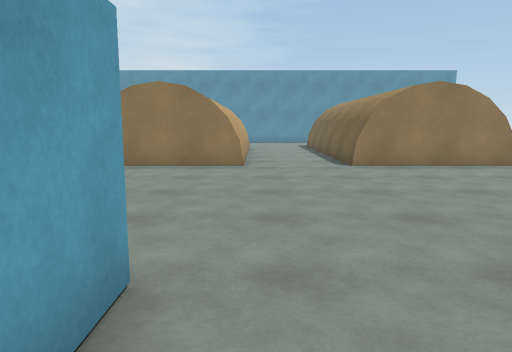
[1] (above)

21 first-person views from a walk through a Unity game level. The camera is 1.3 m above the floor, tilts 8° down and sees 70° across. The floor is counted in squares, 1 m on a side. Each view is taken from the middle of a square. On the plan, view 1 faces up. The plan holds only what a view shows up to about 15 squares ahead; the rest is blank. The player character is not drawn. Some animated figures are not drawn.

[2]
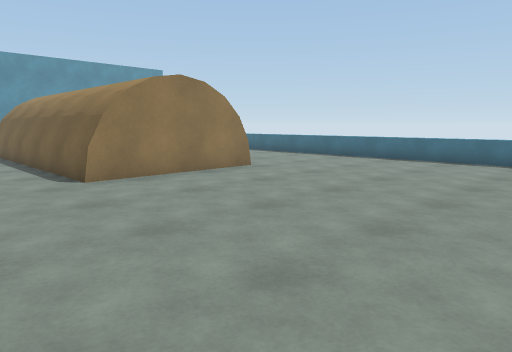

[3]
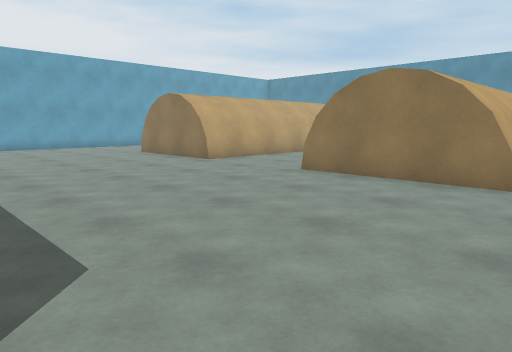

[4]
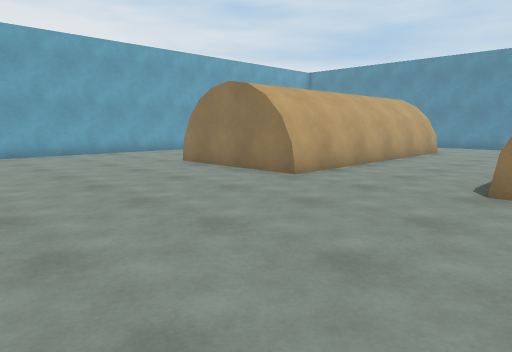

[5]
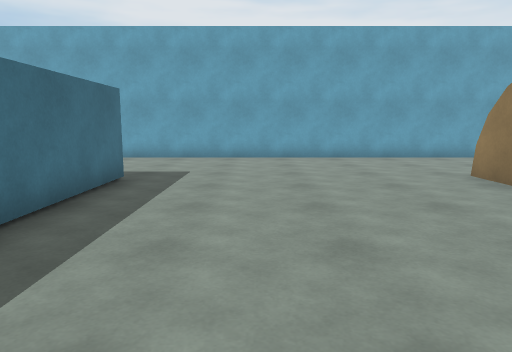

[6]
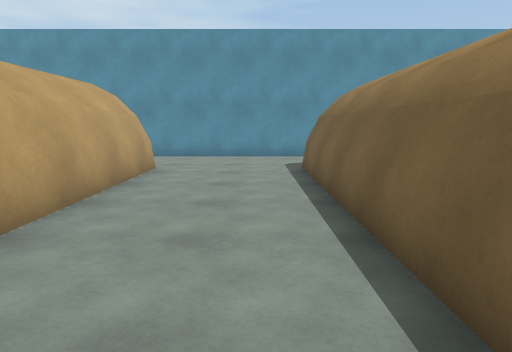

[7]
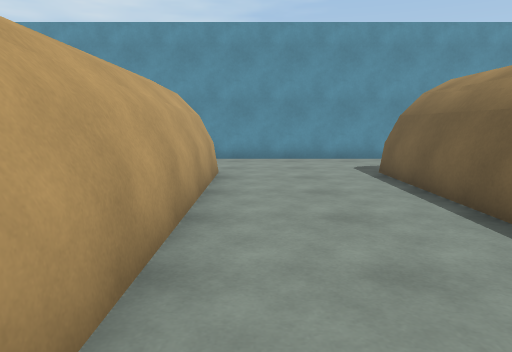

[8]
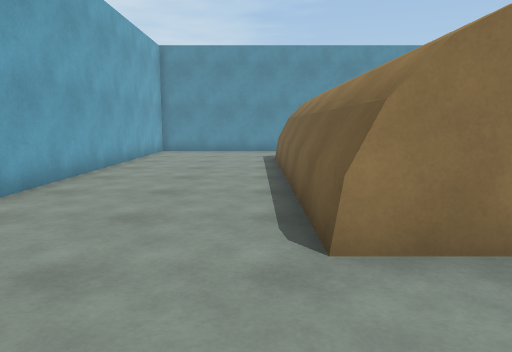

[9]
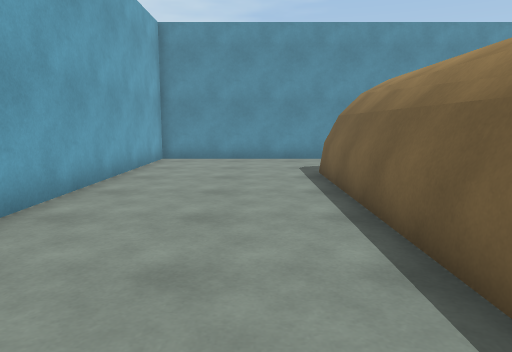

[10]
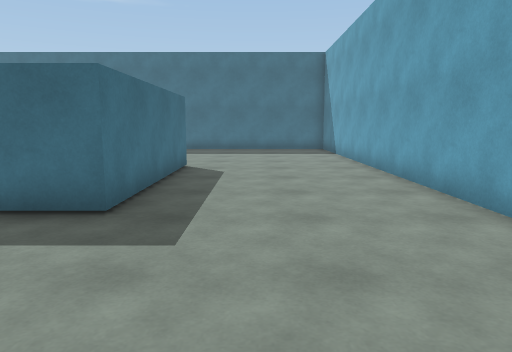

[11]
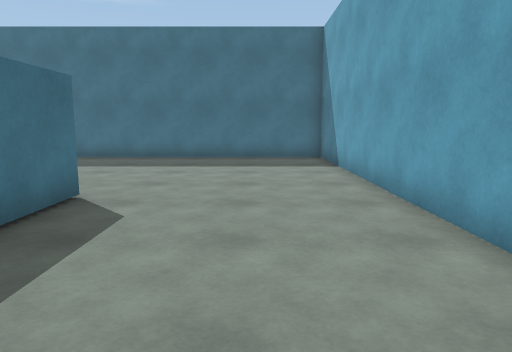

[12]
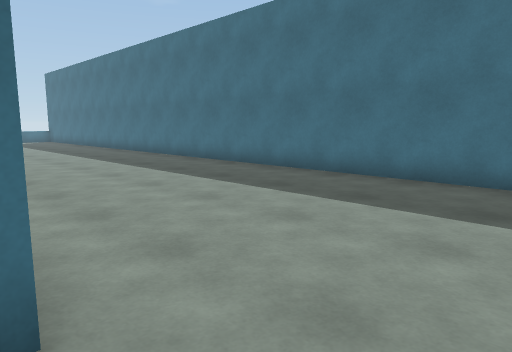

[13]
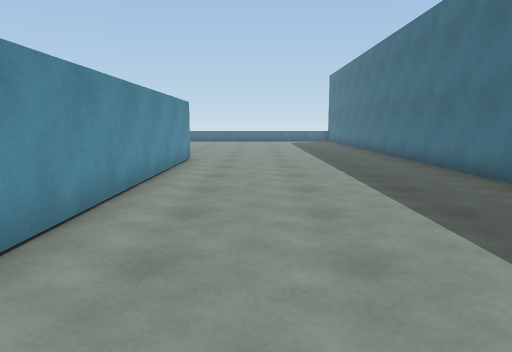

[14]
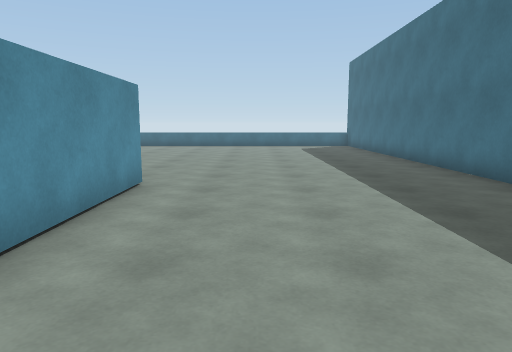

[15]
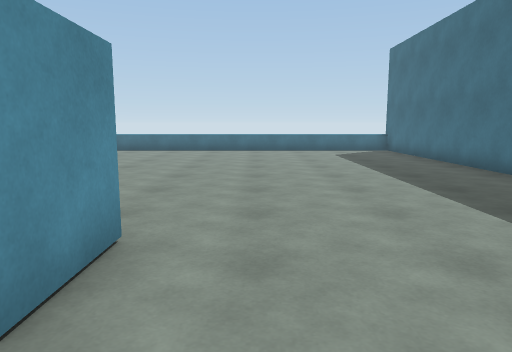

[16]
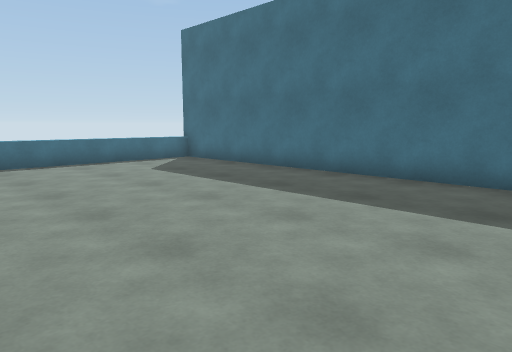

[17]
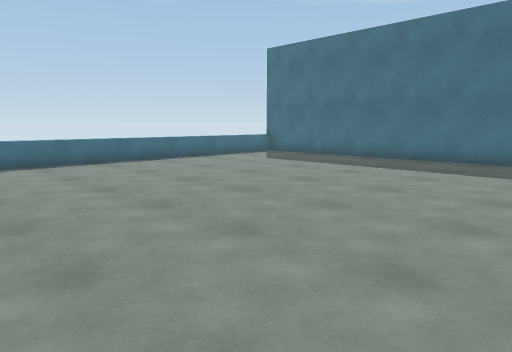

[18]
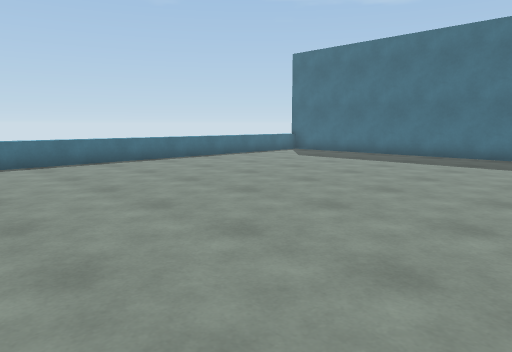

[19]
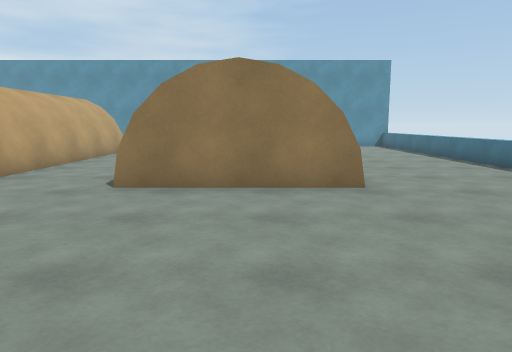

[20]
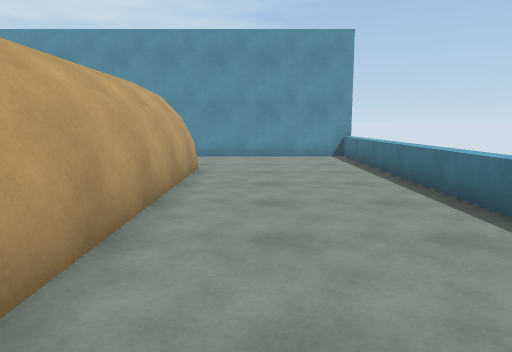

[21]
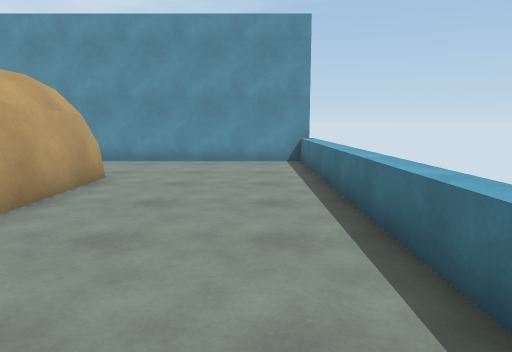

### Floor plan
Key: @ floor where view 1 was taken; # wall or solid block; . floor; ^ raised ledge.
Columns run from 21 left of view 1 to 14 right of it. Each row starts with its distance up from view 1.
 26 ##################         #########
 25 #......   .......           .......^
 24 #......    ......           .......^
 23 #......    ......            ......^
 22 #.....#   ##....#            #.....^
 21 #.....#   ##....#       #    #.....^
 20 #.....#   ##....#       ##   #.....^
 19 #.....#   ##....#   #.  ##   #.....^
 18 #.....#   ##....#   #.  ##   #.....^
 17 #.....#   ##....#   #.. ##   #.....^
 16 #.....#   ##....#   #...##   #.....^
 15 #.....#   ##....#   #...##   #.....^
 14 #.....#   ##....#   #...##   #.....
 13 #.....#   ##....#   #...##   #....
 12 #.....######....#####...######....
 11 #..................................^
 10 #..................................^
  9 #..................................^
  8 #..................................^
  7 #..................................^
  6 #..................................^
  5 #..................................^
  4 #.............................
  3 #......####         #..........
  2 #.....##            #..............^
  1 #.....#             # .............^
  0 #.....#              @.............^
 -1 #.....#               .............^
 -2 #.....#                ............^
 -3 #.....#   ###########..............^
 -4 #..................................^
 -5 #..................................^
 -6 #..................................^
 -7 #..................................^
 -8 #..................................^
 -9 #..................................^
-10 #..................................^
-11 #..................................^
-12 ####################################

Where each view was taken, in squares from view 1:
view 1: 0 up, 0 right, facing up
view 2: 3 up, 0 right, facing up-right
view 3: 3 up, 1 right, facing up-left
view 4: 4 up, 4 left, facing up-left
view 5: 6 up, 6 left, facing left
view 6: 11 up, 7 left, facing up
view 7: 12 up, 9 left, facing up
view 8: 8 up, 16 left, facing up
view 9: 12 up, 17 left, facing up
view 10: 8 up, 17 left, facing down
view 11: 3 up, 18 left, facing down
view 12: 3 down, 17 left, facing down-right
view 13: 6 down, 15 left, facing right
view 14: 6 down, 9 left, facing right
view 15: 5 down, 5 left, facing right
view 16: 3 down, 1 right, facing down-right
view 17: 2 up, 1 right, facing down-right
view 18: 4 up, 1 right, facing down-right
view 19: 4 up, 6 right, facing up
view 20: 11 up, 10 right, facing up
view 21: 13 up, 12 right, facing up
